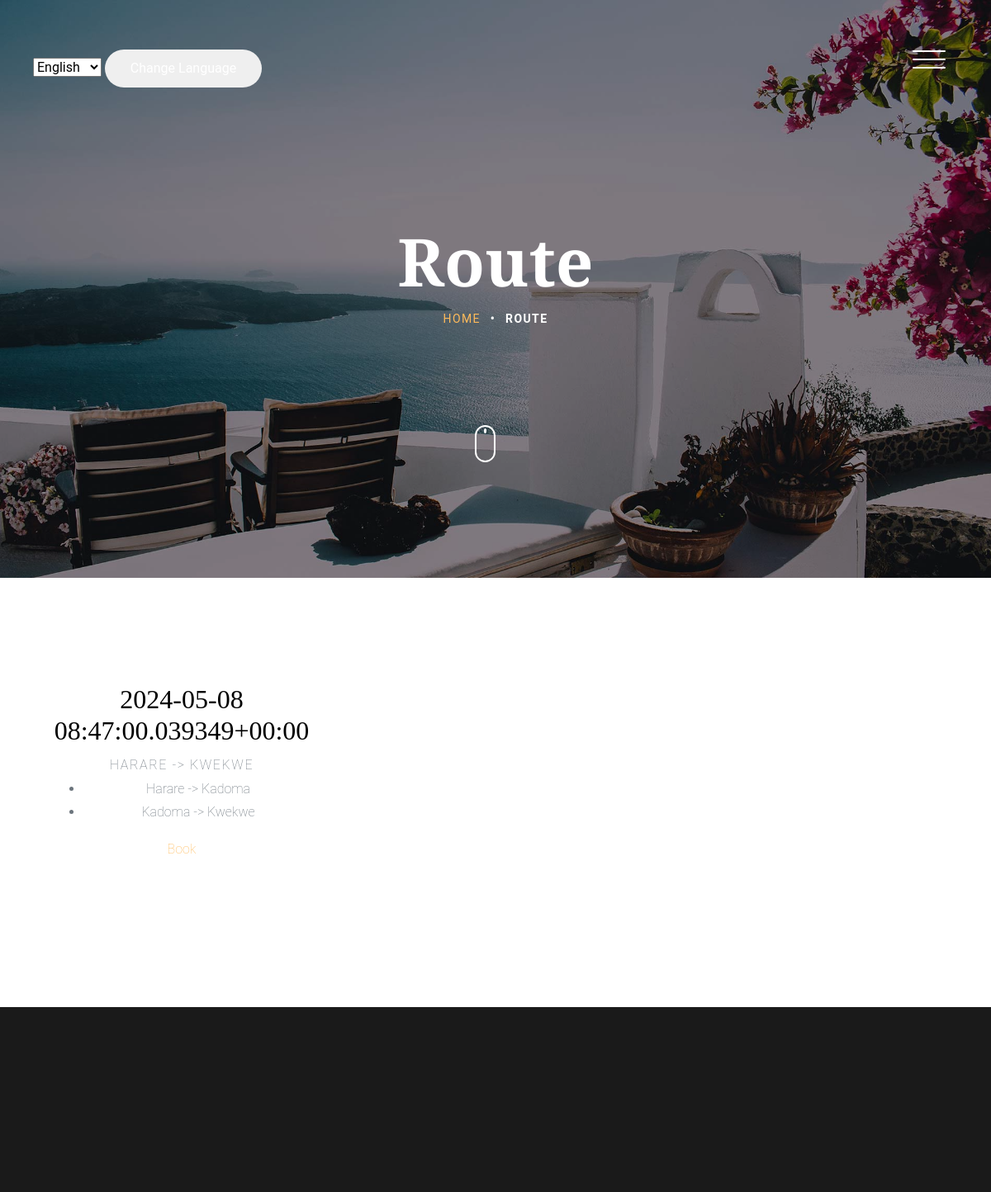
Screenshot of /flights/1/generated-route/ (signed in) with the database file from the repository.
### flights/models.py (models this page shows, shortened)
class GeneratedRoute(models.Model):
    price = models.DecimalField(default=0, decimal_places=2, max_digits=20)  # New price field
    flight_routes = models.ManyToManyField(FlightRoute)
    def get_name(self, *args, **kwargs):
      if self.flight_routes.count() > 0:
          return self.flight_routes.first().flight.name
      return "untitled"
    def get_first_flight_origin(self):
      if self.flight_routes.count() > 0:
          return self.flight_routes.first().origin.name
      return None
    def get_last_flight_destination(self):
      if self.flight_routes.count() > 0:
          return self.flight_routes.last().destination.name
      return None

class FlightRoute(models.Model):
  flight = models.ForeignKey(Flight, on_delete=models.CASCADE, related_name='flight_routes')
  origin = models.ForeignKey(Destination, on_delete=models.CASCADE, related_name='flights_from')
  destination = models.ForeignKey(Destination, on_delete=models.CASCADE, related_name='flights_to')
  price = models.DecimalField(default=0, decimal_places=2, max_digits=20)
  departure = models.DateTimeField()
  arrival = models.DateTimeField()

class Flight(models.Model):
  name = models.CharField(max_length=255, unique=True)
  airline = models.CharField(max_length=255)
  price = models.DecimalField(max_digits=10, decimal_places=2)
  created_at = models.DateTimeField(auto_now_add=True)
  updated_at = models.DateTimeField(auto_now=True)

### destinations/models.py (models this page shows, shortened)
class Destination(models.Model):
  name = models.CharField(max_length=255, unique=True)
  country = models.CharField(max_length=255)
  description = models.TextField()
  image = models.ImageField(models.ImageField(upload_to='images/'))
  created_at = models.DateTimeField(auto_now_add=True)
  updated_at = models.DateTimeField(auto_now=True)

### flights/views.py (the view)
# urls.py: path('<int:pk>/generated-route/', views.GeneratedRouteView.as_view(), name='generated_route'),
class GeneratedRouteView(LoginRequiredMixin, DetailView):
  model = GeneratedRoute
  template_name = 'flights/generated_route.html'
  def get_context_data(self, **kwargs):
    context = super().get_context_data(**kwargs)
    generated_route = self.object  # Access the GeneratedRoute object
    context['generated_route'] = generated_route
    return context

### flights/templates/flights/generated_route.html
{% extends 'base.html' %}
{% load i18n %}
{% block content %}
<section class="site-hero inner-page overlay" style="background-image: url(/static/images/hero_4.jpg)" data-stellar-background-ratio="0.5">
  <div class="container">
    <div class="row site-hero-inner justify-content-center align-items-center">
      <div class="col-md-10 text-center" data-aos="fade">
        <h1 class="heading mb-3">
          {% trans "Route" %}
        </h1>
        <ul class="custom-breadcrumbs mb-4">
            <li><a href="{% url 'recommendations:home' %}">{% trans "Home" %}</a></li>
            <li>&bullet;</li>
            <li>{% trans "Route" %}</li>
        </ul>
      </div>
    </div>
  </div>
  <a class="mouse smoothscroll" href="#next">
    <div class="mouse-icon">
      <span class="mouse-wheel"></span>
    </div>
  </a>
</section>
<section class="section">
  <div class="container">
    <div class="row">
        <div class="col-md-6 col-lg-4 mb-5" data-aos="fade-up">
            <div class="p-3 text-center room-info">
              <h2>{{ generated_route.get_name }}</h2>
              <span class="text-uppercase letter-spacing-1">{{generated_route.get_first_flight_origin}} -> {{generated_route.get_last_flight_destination}}</span>
              <ul>
                {% for flight_route in generated_route.flight_routes.all %}
                  <li>
                    {{ flight_route.origin.name }} -> {{ flight_route.destination.name }}
                  </li>
                {% endfor %}
              </ul>
              <a href="{% url 'flights:flight_booking' generated_route.pk %}">{% trans "Book" %}</a>
            </div>
        </div>
    </div>
  </div>
</section>
{% endblock %}

### static/css/style.css (style rules this page uses)
body { background: #fff; font-family: "Roboto", arial, sans-serif; font-weight: 200; font-size: 16px; line-height: 1.8; color: #6c757d; position: relative; }
a { -webkit-transition: .3s all ease; -o-transition: .3s all ease; transition: .3s all ease; text-decoration: none; }
h1, h2, h3, h4, h5 { color: #000; font-family: "Playfair Display", times, serif; }
.site-hero { background-size: cover; height: 100vh; min-height: 700px; width: 100%; position: relative; }
.site-hero .heading { font-family: "Playfair Display", times, serif; font-weight: bold; }
.site-hero.overlay:before { background: rgba(0, 0, 0, 0.45); content: ""; position: absolute; height: 100vh; min-height: 700px; top: 0; left: 0; bottom: 0; right: 0; }
.site-hero.inner-page { height: 50vh; min-height: 700px; }
.site-hero.inner-page.overlay:before { height: 50vh; min-height: 700px; }
.site-hero-inner { height: 100vh; min-height: 700px; }
.site-hero-inner .heading { font-size: 80px; font-family: "Playfair Display", times, serif; color: #fff; line-height: 1; font-weight: bold; }
.inner-page .site-hero-inner { height: 50vh; min-height: 700px; }
.section { padding: 7em 0; }
.heading-serif, .heading, .testimonial-section .heading, .slider-section .heading, .blog-post-entry .heading { font-size: 60px; font-family: "Playfair Display", times, serif; font-weight: 700; }
.mouse { width: 100px; display: inline-block; position: absolute; left: 50%; bottom: 140px; z-index: 1; -webkit-transform: translateX(-25%); -ms-transform: translateX(-25%); transform: translateX(-25%); }
.mouse-icon { width: 25px; height: 45px; border: 2px solid white; border-radius: 15px; cursor: pointer; position: relative; text-align: center; }
.mouse-wheel { height: 6px; margin: 2px auto 0; display: block; width: 3px; background-color: white; border-radius: 50%; -webkit-animation: 1.6s ease infinite wheel-up-down; -moz-animation: 1.6s ease infinite wheel-up-down; animation: 1.6s ease infinite wheel-up-down; }
.letter-spacing-1 { letter-spacing: .1em; }
.custom-breadcrumbs { list-style: none; padding: 0; margin: 0; }
.custom-breadcrumbs li { display: inline-block; color: #fff; margin: 0 4px; text-transform: uppercase; font-size: 14px; letter-spacing: .1em; font-weight: bold; }
.custom-breadcrumbs li a { font-weight: normal; }

### rows the page displays
GeneratedRoute: get_name "2024-05-08 08:47:00.039349+00:00", get_first_flight_origin "HARARE", get_last_flight_destination "KWEKWE"
FlightRoute: origin.name "Harare", destination.name "Kadoma"
FlightRoute: origin.name "Kadoma", destination.name "Kwekwe"
